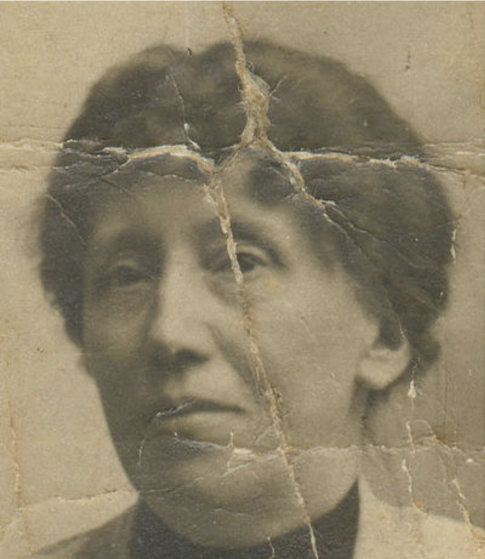
#> input picture src/example01-damaged.jpg, 970 x 1118 px, given in place of sample01-damaged.jpg, which was not available (shown at 1/2 size)
$ python restore-image.py
#> lines starting #> are read from the running program, lines starting #| are printed output that depends on the picture; after the words box and inside, x2 and y2 are one past the last pixel; in counts of white or black regions, pixels touching at a corner belong together; pictures that were not available may be replaced by others from this repository, and a replacement may not be noted
#> in restore_image, src is the input picture: shape (1118, 970, 3); mean B, G, R 105.8, 130.7, 141.5
import cv2

def create_mask(src):
  # convert image to grayscale
  mask = cv2.cvtColor(src, cv2.COLOR_BGR2GRAY)
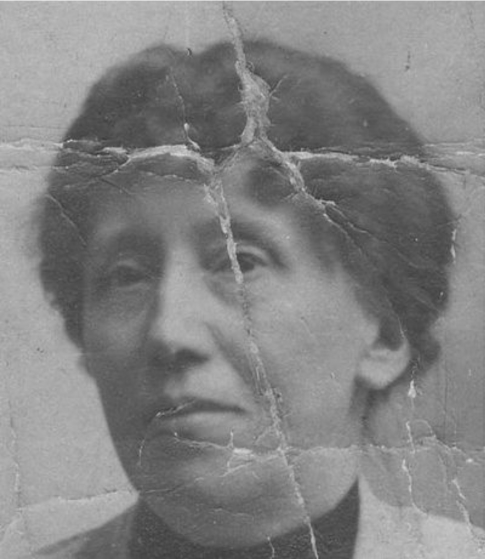
#> mask: shape (1118, 970) (shown at 1/2 size); min 48, max 255, mean 131.1
  # only use values above a given threshold
  (_, mask) = cv2.threshold(mask, 210, 255, cv2.THRESH_BINARY)
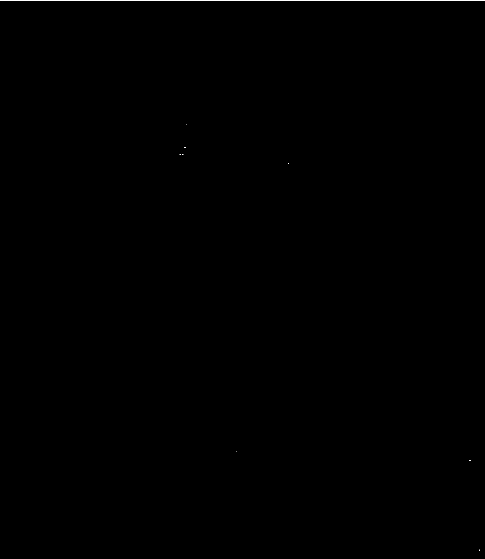
#> mask: shape (1118, 970) (shown at 1/2 size); 0.09% white in thin lines or dots
  # blur the mask
  mask = cv2.GaussianBlur(mask, (5, 5), 10)
  return mask

def restore_image(filename, radius=10):
  src = cv2.imread(filename + "-damaged.jpg")
  mask = create_mask(src)

  result = cv2.inpaint(src, mask, radius, cv2.INPAINT_NS)
  return result

def restore_and_save_result(filename):
  print("Restoring " + filename + "...")
  result = restore_image(filename)
  cv2.imwrite(filename + "-restored.jpg", result)
  print("Done.")

result1 = restore_and_save_result("sample01")
result2 = restore_and_save_result("sample02")
#> call 2 of restore_image, with filename = 'sample02', radius = 10
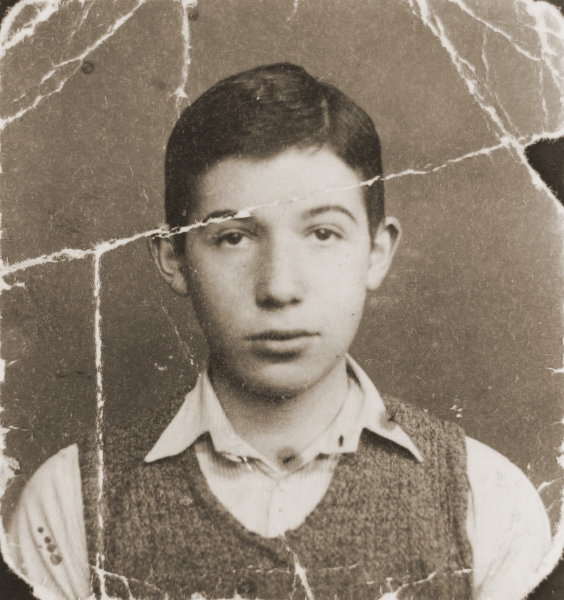
#> input picture src/example02-damaged.jpg, 1128 x 1200 px, given in place of sample02-damaged.jpg, which was not available (shown at 1/2 size)
#> in restore_image, src is the input picture: shape (1200, 1128, 3); mean B, G, R 114.3, 129, 141.3
#> in create_mask (call 2), `mask = cv2.cvtColor(src, cv2.COLOR_BGR2GRAY)`:
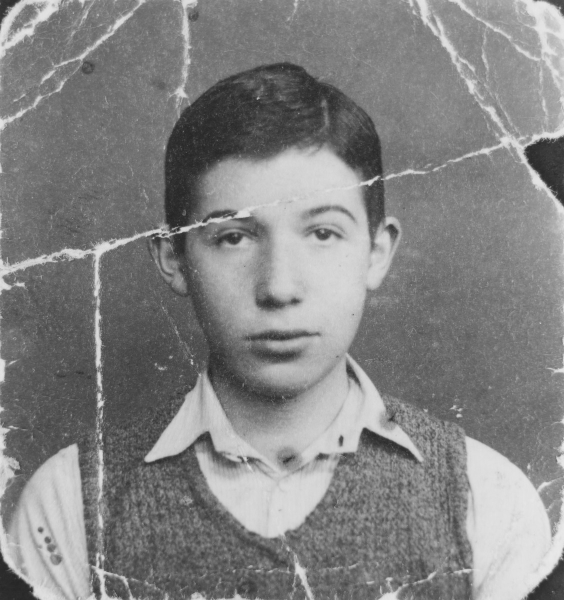
#> mask: shape (1200, 1128) (shown at 1/2 size); min 34, max 235, mean 131
#> in create_mask (call 2), `(_, mask) = cv2.threshold(mask, 210, 255, cv2.THRESH_BINARY)`:
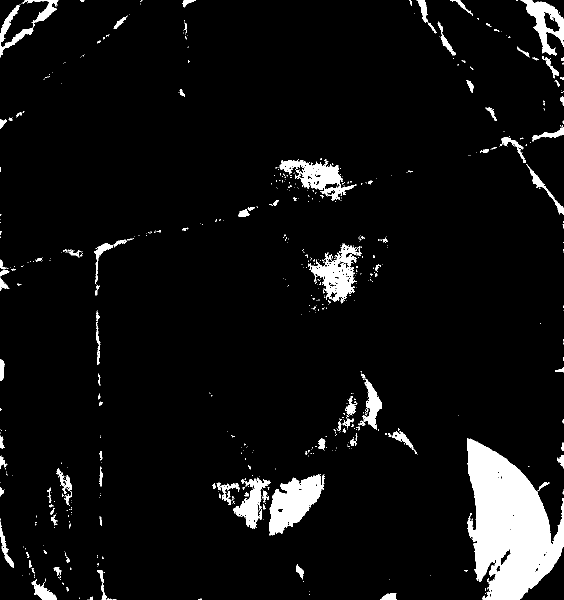
#> mask: shape (1200, 1128) (shown at 1/2 size); 6.1% white; 653 white regions (536 under 20 px), largest, box (x1, y1, x2, y2) and area: (934, 876, 1128, 1200) 38665, (538, 948, 649, 1071) 7395, (619, 487, 723, 607) 4648
#> in create_mask (call 2), `mask = cv2.GaussianBlur(mask, (5, 5), 10)`:
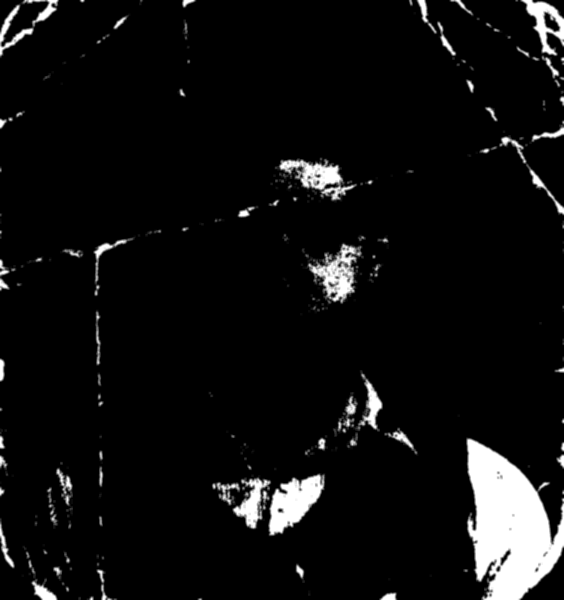
#> mask: shape (1200, 1128) (shown at 1/2 size); min 0, max 255, mean 15.6
#> in restore_image (call 2), `result = cv2.inpaint(src, mask, radius, cv2.INPAINT_NS)`:
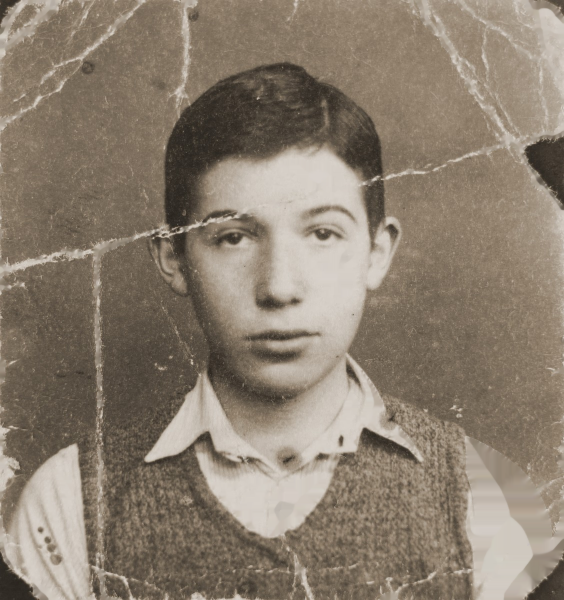
#> result: shape (1200, 1128, 3) (shown at 1/2 size); mean B, G, R 111.1, 126.3, 138.9
result3 = restore_and_save_result("sample03")
result4 = restore_and_save_result("sample04")
#> (the run stopped early here; a loop or call above may not have finished)
